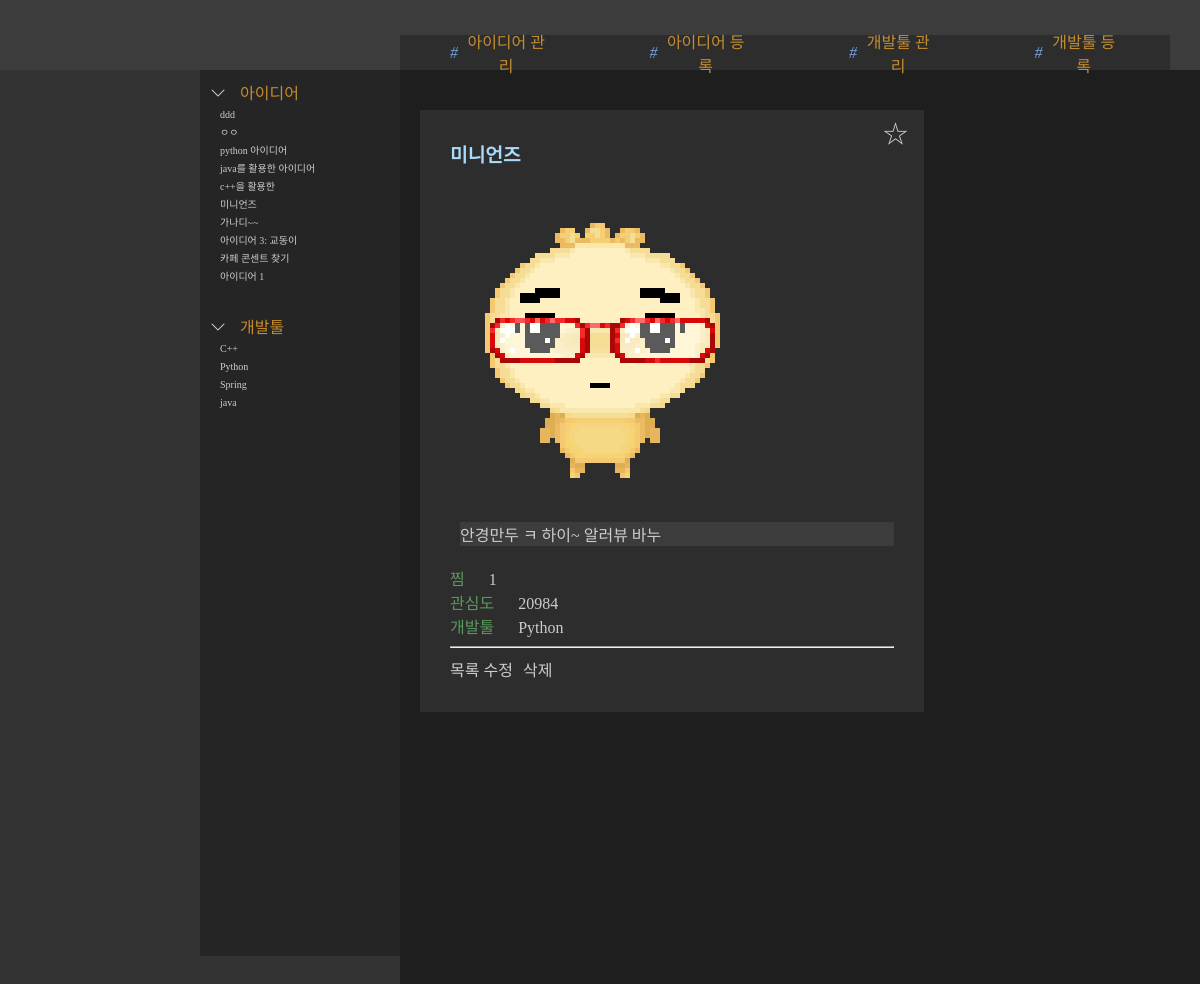
The app's page /ideas/5/ with its own data.
### ideaapp/models.py (models this page shows, shortened)
class Idea(models.Model):
    title = models.CharField(max_length=100)
    image = models.ImageField(upload_to="ideas/", blank=True, null=True)
    content = models.TextField()
    interest = models.IntegerField(default=0)
    devtool = models.ForeignKey( #하나의 아이디어는 하나 이상의 개발툴을 가진다.
        DevTool,
        on_delete=models.PROTECT, #이 개발툴을 사용하는 아이디어가 잇으면, 개발툴을 삭제하지 못함
        related_name="ideas"  #나중에 개발툴 상세페이지에서 해당 개발툴을 사용하는 아이디어를 불러올 수 잇음
    )
    created_at = models.DateTimeField(auto_now_add=True)

class DevTool(models.Model):
    name = models.CharField(max_length=50, unique=True)
    kind = models.CharField(max_length=50)
    content = models.TextField(blank=True)

### ideaapp/views.py (the view)
# urls.py: path("ideas/<int:pk>/", views.idea_detail, name="idea_detail"),
def idea_detail(request, pk):
    idea = get_object_or_404(
        Idea.objects.select_related("devtool").annotate(star_count=Count("stars")),
        pk=pk)
    is_starred = False
    if request.user.is_authenticated:
        is_starred = IdeaStar.objects.filter(user=request.user, idea=idea).exists()
    return render(
        request,
        "ideaapp/idea_detail.html",
        {"idea": idea, "is_starred": is_starred}
    )

### ideaapp/context_processors.py (called while the page is built)
def sidebar_lists(request):
    return {
        "sidebar_ideas": Idea.objects.order_by("-created_at")[:20],  # 최근 20개
        "sidebar_devtools": DevTool.objects.order_by("name")[:50],   # 이름순 50개
    }

### ideaapp/templates/ideaapp/idea_detail.html (shortened to what this page needs)
{% extends "ideaapp/base.html" %}
{% load static %}
{%block add_css %}
    <link rel="stylesheet" href="{% static 'ideaapp/idea_detail.css' %}">
{% endblock %}
{% block itembox %}
<div class="container">
  <button type="button" id="starBtn" data-idea-id="{{ idea.pk }}" class = "star-btn">
    <span id="starIcon">{% if is_starred %}★{% else %}☆{% endif %}</span>
  </button>
  <h1>{{ idea.title }}</h1>
  <div class="image">
    {% if idea.image %}
    <img src="{{ idea.image.url }}" style="width:300px;">
    {% endif %}
  </div>
  <p class = "idea_content">{{ idea.content }}</p>
  <span class ="jjim">찜 <span id="starCount">{{ idea.star_count }}</span></span>
  <p class = "idea_interest">관심도 <span class = "interestcount">{{ idea.interest }}</span></p>
  <p class = "devtool_info">
    개발툴
    <a href="{% url 'ideaapp:devtool_detail' idea.devtool.pk %}">
      {{ idea.devtool.name }}
    </a>
  </p>
  <hr>
  <a href="{% url 'ideaapp:idea_list' %}" class = "btn">목록</a>
<a href="{% url 'ideaapp:idea_edit' idea.pk %}" class = "btn">수정</a>
<form action="{% url 'ideaapp:idea_delete' idea.pk %}" method="post" style="display:inline;">
  <button type="submit" class = "delete-btn">삭제</button>
</form>
</div>
{% endblock %}

### ideaapp/templates/ideaapp/base.html (shortened to what this page needs)
<!DOCTYPE html>
<html lang="ko">
    <head>
        {% load static %}
    <link rel="stylesheet" href="{% static 'ideaapp/reset.css' %}">
    <link rel="stylesheet" href="{% static 'ideaapp/style.css' %}">
    <link href="https://cdn.jsdelivr.net/npm/bootstrap-icons@1.11.3/font/bootstrap-icons.css" rel="stylesheet">
    {%block add_css %}{%endblock%}
</head>
<body>
    <div class="layout">
        <nav class = "navbar">
            <div class="logo">
                <a href="{% url 'ideaapp:idea_list' %}"></a>
            </div>
            <div class="a_box">
                <a href="{% url 'ideaapp:idea_list' %}"class = "idea_list"><span class = "italic">#   </span> 아이디어 관리</a>
                <a href="{% url 'ideaapp:idea_create' %}" class = "idea_form"><span class = "italic">#   </span> 아이디어 등록</a>
                <a href="{% url 'ideaapp:devtool_list' %}" class = "devtool_list"><span class = "italic">#   </span> 개발툴 관리</a>
                <a href="{% url 'ideaapp:devtool_create' %}" class = "devtool_form"><span class = "italic">#   </span> 개발툴 등록</a>
            </div>
        </nav>
        <aside class="sidebar">
            <ul class="sidebar-devtool">
                <p class="sidebar-title">
                    <i class="bi bi-chevron-down"></i>아이디어
                </p>
                {% for idea in sidebar_ideas %}
                <li>
                    <a href="{% url 'ideaapp:idea_detail' idea.pk %}">{{ idea.title }}</a>
                </li>
                {% endfor %}
            </ul>
            <ul class="sidebar-devtool">
                <p class="sidebar-title">
                    <i class="bi bi-chevron-down"></i>개발툴
                </p>
                {% for d in sidebar_devtools %}
                <li>
                    <a href="{% url 'ideaapp:devtool_detail' d.pk %}">{{ d.name }}</a>
                </li>
                {% endfor %}
            </ul>
        </aside>
        <main class="content">
            <div class="itembox">
                {% block itembox %}base itembox  {% endblock %}
            </div>
        </main>
    </div>
</body>
</html>

### ideaapp/static/ideaapp/style.css (style rules this page uses)
body { margin: 0; background-color: beige; }
.layout { display: flex; padding-top: 70px; min-height: 100vh; background-color: #333333; }
.navbar { background-color: #3c3c3c; position: fixed; top: 0; left: 0; width: 100%; height: 70px; z-index: 1000; display: flex; text-align: center; }
.logo { padding: 0px 60px; background-image: url(https://code.visualstudio.com/assets/updates/1_35/logo-stable.png); background-size: 50px 50px; background-repeat: no-repeat; width: 14px; height: 90%; margin-left: 230px; margin-top:10px; }
.a_box { margin:auto 30px; margin-left: 36px; margin-top: 35px ; margin-bottom: 0; background-color:#2d2d2d ; display:flex; align-items: center; }
.idea_list, .idea_form, .devtool_list, .devtool_form { display:flex; align-items: center; }
.navbar a { text-decoration:none ; color:inherit; color:#c68d30; padding: 0 50px; height: 100%; }
.italic { font-style: italic; color:#75a0d8; padding-right: 5px; }
.sidebar { background-color: #252526; flex: 0 0 150px; width: 7%; padding: 10px; margin: 30px 30px; margin-top: 0px; margin-left: 200px; margin-right: 0; padding-right: 40px; position: sticky; top: 130px; height: calc(100vh - -66px); }
.sidebar-idea, .sidebar-devtool { margin-bottom: 30px; color:#c68b2b; }
.sidebar-idea, .sidebar-devtool { list-style: none; }
.sidebar-idea li, .sidebar-devtool li { padding-left: 10px; color:#cccccc; }
.sidebar-idea a, .sidebar-devtool a { text-decoration: none; color: inherit; font-size: 10px; }
.bi-chevron-down { color:#cccccc; padding-right: 7px; margin-right: 7px; }
.content { background-color: #1e1e1e; flex: 1; min-width: 0; padding: 20px; padding-left: 0px; }
.itembox { margin: 20px; }

### ideaapp/static/ideaapp/idea_detail.css (style rules this page uses)
.container { background-color: #2d2d2d; color:#cccccc; padding:30px; padding-top:0; position: relative; width:60%; }
h1 { color:#aadafa; font-size: larger; font-weight: 800; padding:30px 0; }
.idea_content { background-color: #3c3c3c; margin: 20px 0; margin-left: 10px; }
.star-btn { position:absolute; top:3px; right:10px; background: transparent; cursor:pointer; border:none; font-size:25px; color:#cccccc; }
.idea_interest, .jjim, .devtool_info { color:#5b985d; }
.devtool_info a { text-decoration: none; color:inherit; }
.interestcount, .jjim span, .devtool_info a { color:#cccccc; padding:0 20px; }
.btn { text-decoration: none; color:inherit; }
.delete-btn { background-color: transparent; border: none; color:#cccccc; font-size:16px; }

### records on screen
Idea: title "ddd"
Idea: title "ㅇㅇ"
Idea: title "python 아이디어"
Idea: title "java를 활용한 아이디어"
Idea: title "c++을 활용한"
Idea: title "미니언즈", image (picture), content "안경만두 ㅋ 하이~ 알러뷰 바누", star_count "1", interest "20984", devtool.name "Python"
Idea: title "가나디~~"
Idea: title "아이디어 3: 교동이"
Idea: title "카페 콘센트 찾기"
Idea: title "아이디어 1"
DevTool: name "C++"
DevTool: name "Python"
DevTool: name "Spring"
DevTool: name "java"
